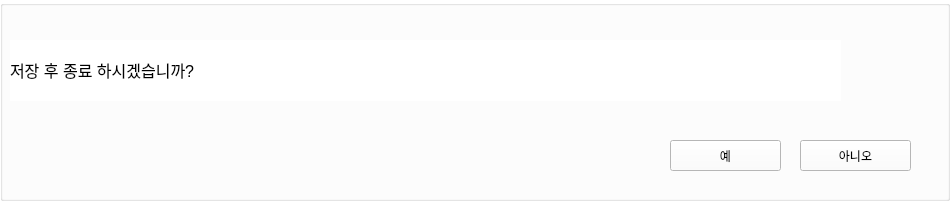
   <widget class="QWidget" name="closeWidget" native="true">
    <property name="geometry">
     <rect>
      <x>20</x>
      <y>240</y>
      <width>950</width>
      <height>201</height>
     </rect>
    </property>
    <property name="autoFillBackground">
     <bool>false</bool>
    </property>
    <property name="styleSheet">
     <string notr="true">background-color:white; font-family:'맑은 고딕';</string>
    </property>
    <widget class="QGroupBox" name="groupBox_2">
     <property name="geometry">
      <rect>
       <x>0</x>
       <y>0</y>
       <width>950</width>
       <height>201</height>
      </rect>
     </property>
     <property name="autoFillBackground">
      <bool>false</bool>
     </property>
     <property name="styleSheet">
      <string notr="true"/>
     </property>
     <property name="title">
      <string/>
     </property>
     <widget class="QLabel" name="label_7">
      <property name="geometry">
       <rect>
        <x>10</x>
        <y>40</y>
        <width>831</width>
        <height>61</height>
       </rect>
      </property>
      <property name="text">
       <string>&lt;html&gt;&lt;head/&gt;&lt;body&gt;&lt;p&gt;&lt;span style=&quot; font-size:12pt;&quot;&gt;저장 후 종료 하시겠습니까?&lt;/span&gt;&lt;/p&gt;&lt;/body&gt;&lt;/html&gt;</string>
      </property>
      <property name="scaledContents">
       <bool>false</bool>
      </property>
      <property name="wordWrap">
       <bool>true</bool>
      </property>
     </widget>
     <widget class="QPushButton" name="closeBtn">
      <property name="geometry">
       <rect>
        <x>800</x>
        <y>140</y>
        <width>111</width>
        <height>31</height>
       </rect>
      </property>
      <property name="text">
       <string>아니오</string>
      </property>
     </widget>
     <widget class="QPushButton" name="saveBtn">
      <property name="geometry">
       <rect>
        <x>670</x>
        <y>140</y>
        <width>111</width>
        <height>31</height>
       </rect>
      </property>
      <property name="text">
       <string>예</string>
      </property>
     </widget>
    </widget>
   </widget>
